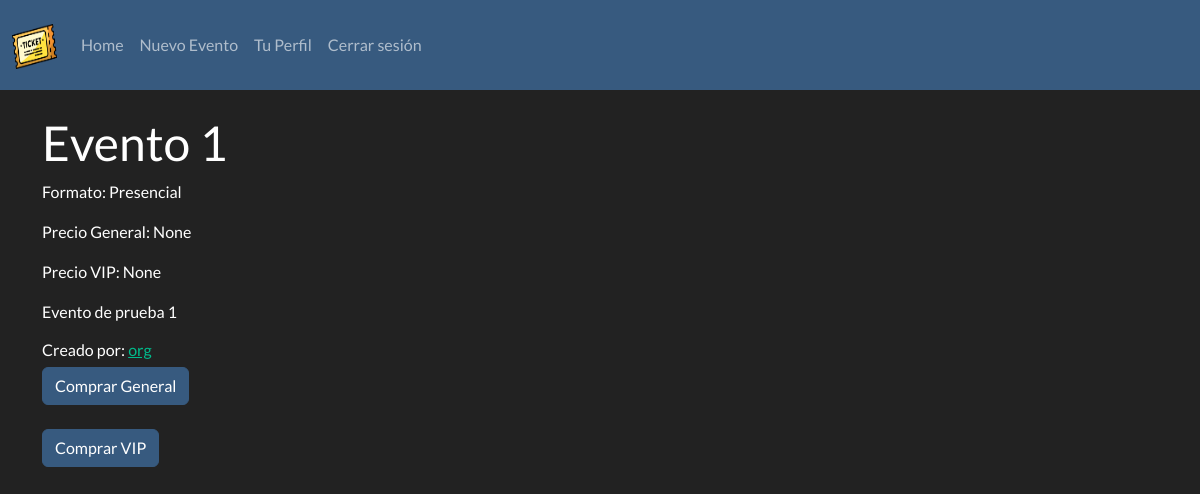
The app's page /evento/1 (signed in), older data.
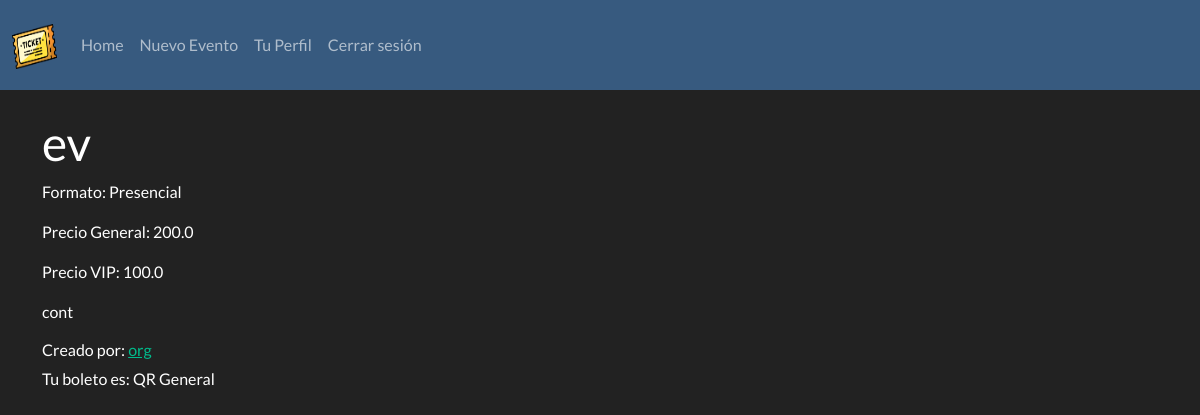
The same page, newer data.
### app/models.py (models this page shows, shortened)
class Evento(db.Model):
	id = db.Column(db.Integer, primary_key=True)
	nombre = db.Column(db.String(320), nullable=False)
	descripcion = db.Column(db.Text)
	fecha = db.Column(db.DateTime, nullable=False)
	user_id = db.Column(db.Integer, db.ForeignKey('user.id'), nullable=False)
	precio_general = db.Column(db.Float)
	precio_vip = db.Column(db.Float)
	@hybrid_property
	def organizador(self):
		return User.query.filter_by(id=self.user_id).first()
	@hybrid_property
	def tipo(self):
		if EventoVirtual.query.filter_by(id=self.id).first():
			return "Virtual"
		if EventoPresencial.query.filter_by(id=self.id).first():
			return "Presencial"

class User(db.Model, UserMixin):
	id = db.Column(db.Integer, primary_key=True)
	nombre = db.Column(db.String(320), nullable=False)
	username = db.Column(db.String(25), unique=True, nullable=False)
	email = db.Column(db.String(320), unique=True, nullable=False)
	password = db.Column(db.String(25), nullable=False)
	eventos = db.relationship('Evento', backref='creator', lazy=True)
	@hybrid_property
	def tipo(self):
		if Administrador.query.filter_by(id=self.id).first():
			return "Administrador"
		elif Comprador.query.filter_by(id=self.id).first():
			return "Comprador"
		elif Organizador.query.filter_by(id=self.id).first():
			return "Organizador"

### app/routes.py (the view)
@app.route('/evento/<int:evento_id>')
@login_required
def evento(evento_id):
	evento = Evento.query.filter_by(id=evento_id).first_or_404()
	boleto = Boleto.query.filter_by(user_id=current_user.id, evento_id=evento.id).first()
	if boleto:
		boleto = BoletoVirtual.query.filter_by(id=boleto.id).first() if boleto.tipo == "Virtual" else BoletoPresencial.query.filter_by(id=boleto.id).first()
	else:
		boleto = None
	return render_template('evento.html', evento=evento, boleto=boleto)

### app/models.py (called while the page is built)
@login_manager.user_loader
def load_user(user_id):
	return User.query.get(int(user_id))

	@hybrid_property
	def boleto_impl(self):
		boleto = BoletoGeneralImpl.query.filter_by(id=self.id).first()
		return BoletoVIPImpl.query.filter_by(id=self.id).first() if boleto is None else boleto

	@hybrid_property
	def tipo(self):
		if BoletoVirtual.query.filter_by(id=self.id).first():
			return "Virtual"
		if BoletoPresencial.query.filter_by(id=self.id).first():
			return "Presencial"

	def mostrarAcceso(self):
		datos = self.boleto_impl.mostrarAccesoDev()
		return self.generarQREntrada(datos)

	def generarQREntrada(self, datos):
		return f"QR {datos}"

	def mostrarAccesoDev(self):
		return "General"

### app/templates/evento.html (shortened to what this page needs)
{% extends 'layout.html' %}
{% block body %}
<br>
<h1>{{ evento.nombre }}</h1>
	<p>Formato: {{ evento.tipo }}</p>
	<p>Precio General: {{ evento.precio_general }}</p>
	<p>Precio VIP: {{ evento.precio_vip }}</p>
	<p>{{ evento.descripcion }}</p>
	<h6>Creado por: <a href="{{ url_for('profile', username=evento.organizador.username) }}">{{ evento.organizador.nombre }}</a></h3>
	{% if boleto %}
		<p>Tu boleto es: {{ boleto.mostrarAcceso() }}</p>
	{% else %}
		<form action="{{ url_for('comprar_boleto', evento_id=evento.id, tipo='General') }}" method="post">
		    <button class="btn btn-primary" name="comprar" value="General">Comprar General</button>
		    <br><br>
		    <button class="btn btn-primary" name="comprar" value="VIP">Comprar VIP</button>
		</form>
	{% endif %}
{% endblock %}

### app/templates/layout.html (shortened to what this page needs)
<!DOCTYPE html>
<html lang="en">
<head>
    <link rel="stylesheet" href="https://bootswatch.com/5/darkly/bootstrap.min.css">
    <link rel= "stylesheet" type= "text/css" href= "{{ url_for('static',filename='styles/main.css') }}">
</head>
<body>
    <nav class="navbar navbar-expand-lg navbar-dark bg-primary">
        <div class="container-fluid">
          <a class="navbar-brand" href="{{ url_for('home') }}">
            <img src="{{ url_for('static', filename = 'assets/logo.png') }}" alt="" width="45" height="45" class="d-inline-block align-text-top">
          </a>
          <div class="collapse navbar-collapse" id="navbarSupportedContent">
            <ul class="navbar-nav me-auto mb-2 mb-lg-0">
              <li class="nav-item">
                <a class="nav-link" href="{{ url_for('home') }}">Home</a>
              </li>
              {% if current_user.tipo == "Organizador" %}
                <li class="nav-item">
                  <a class="nav-link" href="{{ url_for('nuevo_evento') }}">Nuevo Evento</a>
                </li>
              {% endif %}
              {% if current_user.is_authenticated %}
                <li class="nav-item">
                  <a class="nav-link" href="{{ url_for('profile', username=current_user.username) }}">Tu Perfil</a>
                </li>
                <li class="nav-item">
                  <a class="nav-link" href="{{ url_for('logout') }}">Cerrar sesión</a>
                </li>
              {% endif %}
              </ul>
          </div>
        </div>
      </nav>
    <div class="container">
    {% block body %}
    {% endblock %}
    </div>
</body>
</html>

Row changes from the older to the newer data that the page shows:
changed Evento: nombre "Evento 1" → "ev"; precio_general "None" → "200.0"; precio_vip "None" → "100.0"; descripcion "Evento de prueba 1" → "cont"
Text that changed along with them:
{{ boleto.mostrarAcceso() }}: (not shown) → "QR General"
text no longer shown: "Comprar General Comprar VIP"
text now shown: "Tu boleto es:"
